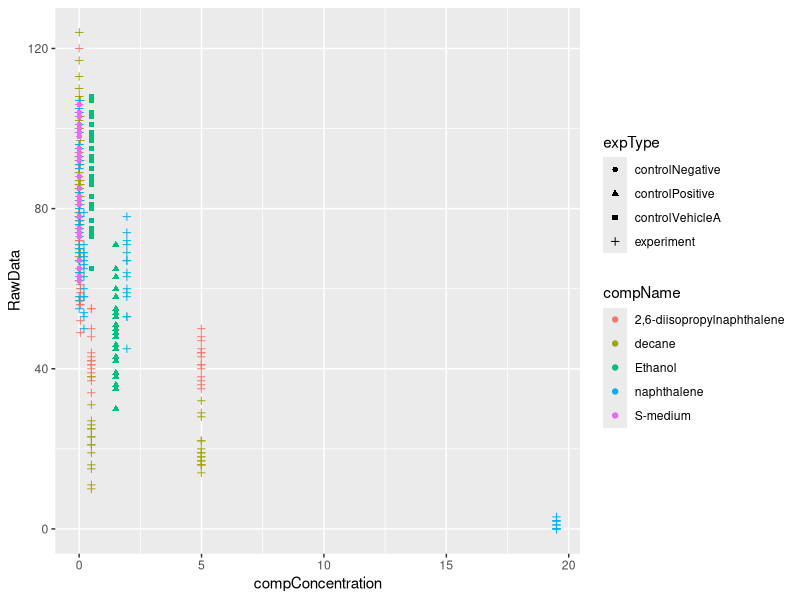

Recreate this plot in R.
## ---- chunk 1
library(readxl)

flow_tidy <- read_excel("ruwe_data/CE.LIQ.FLOW.062_Tidydata.xlsx")

## ---- chunk 2
library(ggplot2)
library(tidyverse)
library(dplyr)

# Eindresultaat scatterplot:
#  - x-as compconentration --> goeie x-as labels
#  - y-as rawdata counts 
#     - + kleur per level in compname
#     - + andere shape per level in exptype


# Change comconcentration into numeric column.
flow_tidy$compConcentration <- as.numeric(flow_tidy$compConcentration)

# Change compname and exptype into factors
flow_tidy$compName <- as.factor(flow_tidy$compName)
flow_tidy$expType <-  as.factor(flow_tidy$expType)

# Plot the data
flow_tidy_plot <- flow_tidy %>% ggplot(aes(x= compConcentration, y= RawData, colour = compName, shape = expType)) + geom_point()

